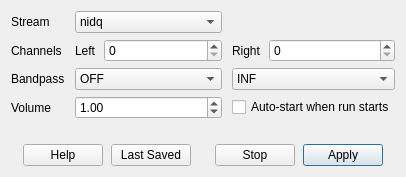
<?xml version="1.0" encoding="UTF-8"?>
<ui version="4.0">
 <class>AOWindow</class>
 <widget class="QWidget" name="AOWindow">
  <property name="geometry">
   <rect>
    <x>0</x>
    <y>0</y>
    <width>390</width>
    <height>177</height>
   </rect>
  </property>
  <property name="sizePolicy">
   <sizepolicy hsizetype="Preferred" vsizetype="Preferred">
    <horstretch>0</horstretch>
    <verstretch>0</verstretch>
   </sizepolicy>
  </property>
  <property name="windowTitle">
   <string>Audio Settings</string>
  </property>
  <layout class="QGridLayout" name="gridLayout_2">
   <property name="verticalSpacing">
    <number>15</number>
   </property>
   <item row="0" column="1">
    <layout class="QGridLayout" name="gridLayout">
     <property name="horizontalSpacing">
      <number>10</number>
     </property>
     <property name="verticalSpacing">
      <number>6</number>
     </property>
     <item row="3" column="0">
      <widget class="QLabel" name="label">
       <property name="sizePolicy">
        <sizepolicy hsizetype="Fixed" vsizetype="Preferred">
         <horstretch>0</horstretch>
         <verstretch>0</verstretch>
        </sizepolicy>
       </property>
       <property name="text">
        <string>Bandpass</string>
       </property>
      </widget>
     </item>
     <item row="3" column="1">
      <widget class="QComboBox" name="loCB">
       <property name="sizePolicy">
        <sizepolicy hsizetype="Expanding" vsizetype="Fixed">
         <horstretch>0</horstretch>
         <verstretch>0</verstretch>
        </sizepolicy>
       </property>
       <property name="toolTip">
        <string>Applied only to neural channels</string>
       </property>
       <item>
        <property name="text">
         <string>OFF</string>
        </property>
       </item>
       <item>
        <property name="text">
         <string>0</string>
        </property>
       </item>
       <item>
        <property name="text">
         <string>.1</string>
        </property>
       </item>
       <item>
        <property name="text">
         <string>1</string>
        </property>
       </item>
       <item>
        <property name="text">
         <string>10</string>
        </property>
       </item>
       <item>
        <property name="text">
         <string>100</string>
        </property>
       </item>
       <item>
        <property name="text">
         <string>300</string>
        </property>
       </item>
      </widget>
     </item>
     <item row="4" column="1">
      <widget class="QDoubleSpinBox" name="volSB">
       <property name="sizePolicy">
        <sizepolicy hsizetype="Expanding" vsizetype="Fixed">
         <horstretch>0</horstretch>
         <verstretch>0</verstretch>
        </sizepolicy>
       </property>
       <property name="minimum">
        <double>0.100000000000000</double>
       </property>
       <property name="maximum">
        <double>10.000000000000000</double>
       </property>
       <property name="singleStep">
        <double>0.250000000000000</double>
       </property>
       <property name="value">
        <double>1.000000000000000</double>
       </property>
      </widget>
     </item>
     <item row="0" column="0">
      <widget class="QLabel" name="label_2">
       <property name="text">
        <string>Stream</string>
       </property>
      </widget>
     </item>
     <item row="0" column="1">
      <widget class="QComboBox" name="streamCB">
       <property name="sizePolicy">
        <sizepolicy hsizetype="Expanding" vsizetype="Fixed">
         <horstretch>0</horstretch>
         <verstretch>0</verstretch>
        </sizepolicy>
       </property>
       <item>
        <property name="text">
         <string>nidq</string>
        </property>
       </item>
      </widget>
     </item>
     <item row="4" column="0">
      <widget class="QLabel" name="volLabel">
       <property name="sizePolicy">
        <sizepolicy hsizetype="Preferred" vsizetype="Preferred">
         <horstretch>0</horstretch>
         <verstretch>0</verstretch>
        </sizepolicy>
       </property>
       <property name="text">
        <string>Volume</string>
       </property>
      </widget>
     </item>
     <item row="3" column="2">
      <widget class="QComboBox" name="hiCB">
       <property name="sizePolicy">
        <sizepolicy hsizetype="Expanding" vsizetype="Fixed">
         <horstretch>0</horstretch>
         <verstretch>0</verstretch>
        </sizepolicy>
       </property>
       <property name="toolTip">
        <string>Applied only to neural channels</string>
       </property>
       <property name="currentIndex">
        <number>8</number>
       </property>
       <item>
        <property name="text">
         <string>10</string>
        </property>
       </item>
       <item>
        <property name="text">
         <string>20</string>
        </property>
       </item>
       <item>
        <property name="text">
         <string>100</string>
        </property>
       </item>
       <item>
        <property name="text">
         <string>300</string>
        </property>
       </item>
       <item>
        <property name="text">
         <string>1000</string>
        </property>
       </item>
       <item>
        <property name="text">
         <string>3000</string>
        </property>
       </item>
       <item>
        <property name="text">
         <string>6000</string>
        </property>
       </item>
       <item>
        <property name="text">
         <string>9000</string>
        </property>
       </item>
       <item>
        <property name="text">
         <string>INF</string>
        </property>
       </item>
      </widget>
     </item>
     <item row="1" column="1">
      <layout class="QHBoxLayout" name="horizontalLayout_2">
       <property name="spacing">
        <number>8</number>
       </property>
       <property name="leftMargin">
        <number>0</number>
       </property>
       <item>
        <widget class="QLabel" name="label_3">
         <property name="text">
          <string>Left</string>
         </property>
        </widget>
       </item>
       <item>
        <widget class="QSpinBox" name="leftSB">
         <property name="sizePolicy">
          <sizepolicy hsizetype="Expanding" vsizetype="Fixed">
           <horstretch>0</horstretch>
           <verstretch>0</verstretch>
          </sizepolicy>
         </property>
         <property name="maximum">
          <number>800</number>
         </property>
        </widget>
       </item>
      </layout>
     </item>
     <item row="1" column="2">
      <layout class="QHBoxLayout" name="horizontalLayout_3">
       <property name="spacing">
        <number>8</number>
       </property>
       <property name="leftMargin">
        <number>0</number>
       </property>
       <item>
        <widget class="QLabel" name="rChanLbl">
         <property name="text">
          <string>Right</string>
         </property>
        </widget>
       </item>
       <item>
        <widget class="QSpinBox" name="rightSB">
         <property name="sizePolicy">
          <sizepolicy hsizetype="Expanding" vsizetype="Fixed">
           <horstretch>0</horstretch>
           <verstretch>0</verstretch>
          </sizepolicy>
         </property>
         <property name="maximum">
          <number>800</number>
         </property>
        </widget>
       </item>
      </layout>
     </item>
     <item row="1" column="0">
      <widget class="QLabel" name="label_4">
       <property name="text">
        <string>Channels</string>
       </property>
      </widget>
     </item>
     <item row="4" column="2">
      <widget class="QCheckBox" name="autoChk">
       <property name="sizePolicy">
        <sizepolicy hsizetype="Preferred" vsizetype="Fixed">
         <horstretch>0</horstretch>
         <verstretch>0</verstretch>
        </sizepolicy>
       </property>
       <property name="text">
        <string>Auto-start when run starts</string>
       </property>
      </widget>
     </item>
    </layout>
   </item>
   <item row="2" column="1">
    <layout class="QHBoxLayout" name="horizontalLayout">
     <property name="spacing">
      <number>8</number>
     </property>
     <property name="leftMargin">
      <number>12</number>
     </property>
     <property name="rightMargin">
      <number>12</number>
     </property>
     <item>
      <widget class="QPushButton" name="helpBut">
       <property name="sizePolicy">
        <sizepolicy hsizetype="Preferred" vsizetype="Preferred">
         <horstretch>0</horstretch>
         <verstretch>0</verstretch>
        </sizepolicy>
       </property>
       <property name="text">
        <string>Help</string>
       </property>
      </widget>
     </item>
     <item>
      <widget class="QPushButton" name="resetBut">
       <property name="sizePolicy">
        <sizepolicy hsizetype="Preferred" vsizetype="Preferred">
         <horstretch>0</horstretch>
         <verstretch>0</verstretch>
        </sizepolicy>
       </property>
       <property name="text">
        <string>Last Saved</string>
       </property>
      </widget>
     </item>
     <item>
      <spacer name="horizontalSpacer">
       <property name="orientation">
        <enum>Qt::Horizontal</enum>
       </property>
       <property name="sizeType">
        <enum>QSizePolicy::MinimumExpanding</enum>
       </property>
       <property name="sizeHint" stdset="0">
        <size>
         <width>16</width>
         <height>20</height>
        </size>
       </property>
      </spacer>
     </item>
     <item>
      <widget class="QPushButton" name="stopBut">
       <property name="sizePolicy">
        <sizepolicy hsizetype="Preferred" vsizetype="Preferred">
         <horstretch>0</horstretch>
         <verstretch>0</verstretch>
        </sizepolicy>
       </property>
       <property name="text">
        <string>Stop</string>
       </property>
      </widget>
     </item>
     <item>
      <widget class="QPushButton" name="applyBut">
       <property name="sizePolicy">
        <sizepolicy hsizetype="Preferred" vsizetype="Preferred">
         <horstretch>0</horstretch>
         <verstretch>0</verstretch>
        </sizepolicy>
       </property>
       <property name="text">
        <string>Apply</string>
       </property>
       <property name="autoDefault">
        <bool>true</bool>
       </property>
       <property name="default">
        <bool>true</bool>
       </property>
      </widget>
     </item>
    </layout>
   </item>
   <item row="1" column="1">
    <spacer name="verticalSpacer">
     <property name="orientation">
      <enum>Qt::Vertical</enum>
     </property>
     <property name="sizeType">
      <enum>QSizePolicy::MinimumExpanding</enum>
     </property>
     <property name="sizeHint" stdset="0">
      <size>
       <width>0</width>
       <height>2</height>
      </size>
     </property>
    </spacer>
   </item>
  </layout>
 </widget>
 <tabstops>
  <tabstop>applyBut</tabstop>
  <tabstop>streamCB</tabstop>
  <tabstop>leftSB</tabstop>
  <tabstop>rightSB</tabstop>
  <tabstop>loCB</tabstop>
  <tabstop>hiCB</tabstop>
  <tabstop>volSB</tabstop>
  <tabstop>autoChk</tabstop>
  <tabstop>helpBut</tabstop>
  <tabstop>resetBut</tabstop>
  <tabstop>stopBut</tabstop>
 </tabstops>
 <resources/>
 <connections/>
 <designerdata>
  <property name="gridDeltaX">
   <number>10</number>
  </property>
  <property name="gridDeltaY">
   <number>10</number>
  </property>
  <property name="gridSnapX">
   <bool>true</bool>
  </property>
  <property name="gridSnapY">
   <bool>true</bool>
  </property>
  <property name="gridVisible">
   <bool>true</bool>
  </property>
 </designerdata>
</ui>
